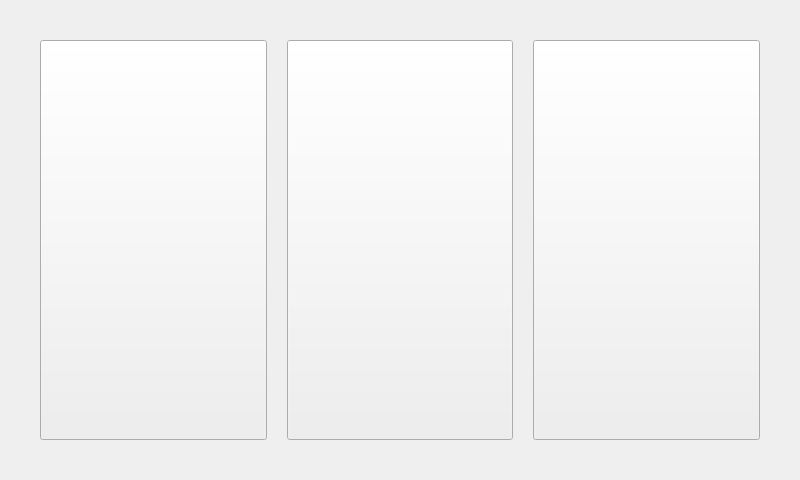
<?xml version="1.0" encoding="UTF-8"?>
<ui version="4.0">
 <class>MainWindow</class>
 <widget class="QMainWindow" name="MainWindow">
  <property name="geometry">
   <rect>
    <x>0</x>
    <y>0</y>
    <width>800</width>
    <height>480</height>
   </rect>
  </property>
  <property name="windowTitle">
   <string>MainWindow</string>
  </property>
  <property name="autoFillBackground">
   <bool>false</bool>
  </property>
  <property name="styleSheet">
   <string notr="true">[className=&quot;Card&quot;] {
	background-color: #123;
}

[className=&quot;Flipped&quot;] {
	background-color: rgb(103, 144, 255);
}

</string>
  </property>
  <widget class="QWidget" name="centralWidget">
   <layout class="QHBoxLayout" name="horizontalLayout">
    <property name="spacing">
     <number>20</number>
    </property>
    <property name="leftMargin">
     <number>40</number>
    </property>
    <property name="topMargin">
     <number>40</number>
    </property>
    <property name="rightMargin">
     <number>40</number>
    </property>
    <property name="bottomMargin">
     <number>40</number>
    </property>
    <item>
     <widget class="HoverPushButton" name="pushButton_3">
      <property name="sizePolicy">
       <sizepolicy hsizetype="Minimum" vsizetype="Expanding">
        <horstretch>0</horstretch>
        <verstretch>0</verstretch>
       </sizepolicy>
      </property>
      <property name="mouseTracking">
       <bool>true</bool>
      </property>
      <property name="text">
       <string/>
      </property>
      <property name="className" stdset="0">
       <string>Card</string>
      </property>
     </widget>
    </item>
    <item>
     <widget class="HoverPushButton" name="pushButton_2">
      <property name="sizePolicy">
       <sizepolicy hsizetype="Minimum" vsizetype="Expanding">
        <horstretch>0</horstretch>
        <verstretch>0</verstretch>
       </sizepolicy>
      </property>
      <property name="mouseTracking">
       <bool>true</bool>
      </property>
      <property name="text">
       <string/>
      </property>
      <property name="className" stdset="0">
       <string>Card</string>
      </property>
     </widget>
    </item>
    <item>
     <widget class="HoverPushButton" name="pushButton">
      <property name="sizePolicy">
       <sizepolicy hsizetype="Minimum" vsizetype="Expanding">
        <horstretch>0</horstretch>
        <verstretch>0</verstretch>
       </sizepolicy>
      </property>
      <property name="mouseTracking">
       <bool>true</bool>
      </property>
      <property name="text">
       <string/>
      </property>
      <property name="className" stdset="0">
       <string>Card</string>
      </property>
     </widget>
    </item>
   </layout>
  </widget>
 </widget>
 <layoutdefault spacing="6" margin="11"/>
 <customwidgets>
  <customwidget>
   <class>HoverPushButton</class>
   <extends>QPushButton</extends>
   <header>hoverpushbutton.h</header>
  </customwidget>
 </customwidgets>
 <includes>
  <include location="local">hoverpushbutton.h</include>
 </includes>
 <resources/>
 <connections/>
</ui>
